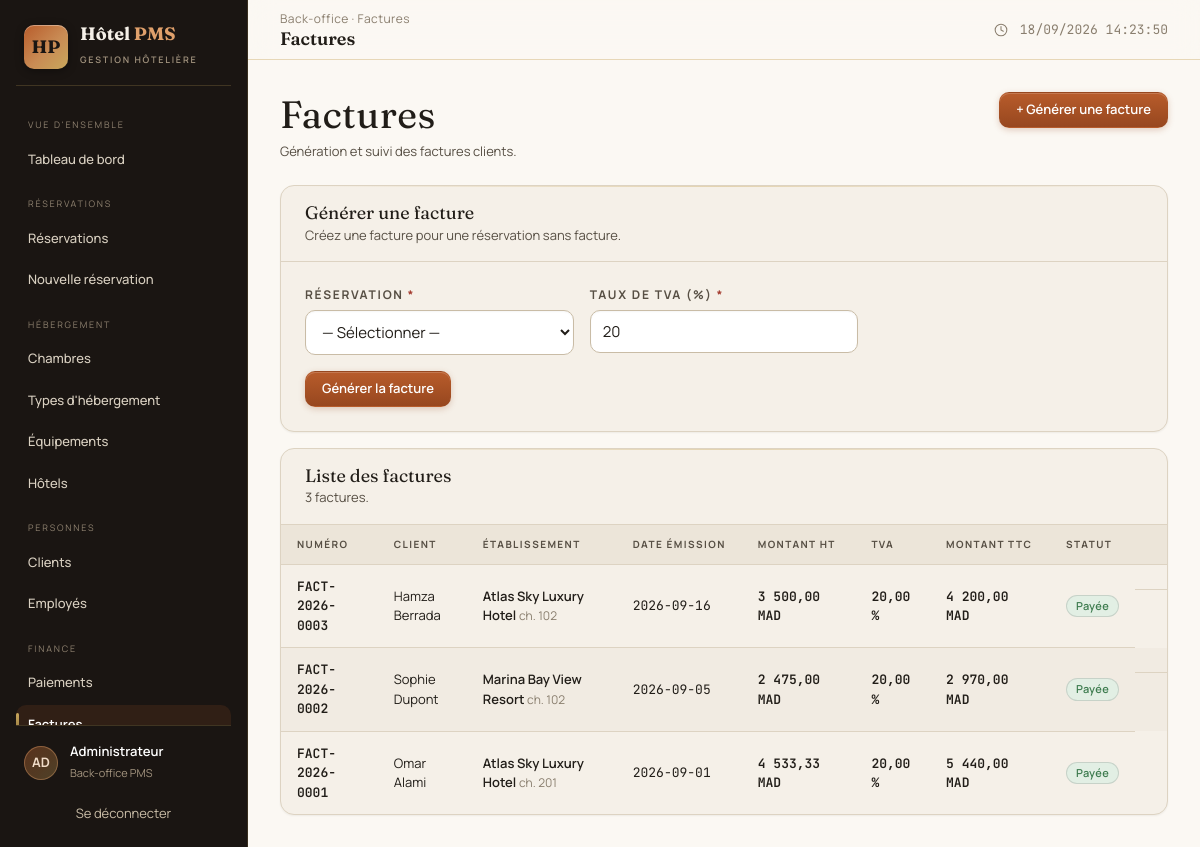
The page /factures.php (signed in) on the database its author committed.
### tables this page shows
CREATE TABLE facture (
    id_facture INT AUTO_INCREMENT PRIMARY KEY,
    id_reservation INT NOT NULL,
    numero_facture VARCHAR(30) NOT NULL,
    date_emission DATE NOT NULL,
    montant_ht DECIMAL(10,2) NOT NULL,
    taux_tva DECIMAL(5,2) NOT NULL DEFAULT 20.00,
    montant_ttc DECIMAL(10,2) NOT NULL,
    statut_facture ENUM('Émise', 'Payée', 'Impayée', 'Annulée') DEFAULT 'Émise',
    CONSTRAINT uq_facture_reservation UNIQUE (id_reservation),
    CONSTRAINT uq_facture_numero UNIQUE (numero_facture),
    CONSTRAINT chk_facture_montant_ht CHECK (montant_ht >= 0),
    CONSTRAINT chk_facture_montant_ttc CHECK (montant_ttc >= 0),
    CONSTRAINT fk_facture_reservation FOREIGN KEY (id_reservation) 
        REFERENCES reservation(id_reservation) 
        ON DELETE RESTRICT 
        ON UPDATE CASCADE
);

CREATE TABLE client (
    id_client INT AUTO_INCREMENT PRIMARY KEY,
    nom VARCHAR(50) NOT NULL,
    prenom VARCHAR(50) NOT NULL,
    email VARCHAR(100) NOT NULL,
    mot_de_passe VARCHAR(255) NOT NULL,
    telephone VARCHAR(20) NULL,
    adresse VARCHAR(200) NULL,
    ville VARCHAR(50) NULL,
    pays VARCHAR(50) NULL,
    cin_passeport VARCHAR(30) NULL,
    date_naissance DATE NULL,
    date_inscription DATETIME DEFAULT CURRENT_TIMESTAMP,
    statut_fidelite ENUM('Standard', 'Silver', 'Gold', 'Platinum') DEFAULT 'Standard',
    CONSTRAINT uq_client_email UNIQUE (email),
    CONSTRAINT uq_client_cin_passeport UNIQUE (cin_passeport)
);

CREATE TABLE hotel (
    id_hotel INT AUTO_INCREMENT PRIMARY KEY,
    nom_hotel VARCHAR(100) NOT NULL,
    adresse VARCHAR(200) NOT NULL,
    ville VARCHAR(50) NOT NULL,
    pays VARCHAR(50) NOT NULL,
    telephone VARCHAR(20) NULL,
    email VARCHAR(100) NULL,
    categorie_etoiles TINYINT NULL,
    date_ouverture DATE NULL,
    created_at DATETIME DEFAULT CURRENT_TIMESTAMP,
    CONSTRAINT chk_hotel_etoiles CHECK (categorie_etoiles IS NULL OR (categorie_etoiles BETWEEN 1 AND 5))
);

CREATE TABLE chambre (
    id_chambre INT AUTO_INCREMENT PRIMARY KEY,
    id_hotel INT NOT NULL,
    id_type INT NOT NULL,
    numero_chambre VARCHAR(10) NOT NULL,
    etage TINYINT NULL,
    prix_nuit DECIMAL(10,2) NOT NULL,
    vue ENUM('Mer', 'Jardin', 'Ville', 'Piscine', 'Aucune') DEFAULT 'Aucune',
    fumeur BOOLEAN DEFAULT FALSE,
    statut_chambre ENUM('Disponible', 'Occupée', 'Maintenance', 'Nettoyage') DEFAULT 'Disponible',
    CONSTRAINT uq_chambre_hotel_numero UNIQUE (id_hotel, numero_chambre),
    CONSTRAINT chk_chambre_prix CHECK (prix_nuit >= 0),
    CONSTRAINT fk_chambre_hotel FOREIGN KEY (id_hotel) 
        REFERENCES hotel(id_hotel) 
        ON DELETE RESTRICT 
        ON UPDATE CASCADE,
    CONSTRAINT fk_chambre_type FOREIGN KEY (id_type) 
        REFERENCES type_hebergement(id_type) 
        ON DELETE RESTRICT 
        ON UPDATE CASCADE
);

### factures.php (the view, shortened to what this page needs)
<?php
require_once __DIR__ . "/includes/header.php";
function statut_badge(string $s): string {
    $map = [
        "Émise"    => "accent",
        "Payée"    => "ok",
        "Impayée"  => "warn",
        "Annulée"  => "bad",
    ];
    return '<span class="badge ' . ($map[$s] ?? "neutral") . '">' . htmlspecialchars($s) . '</span>';
}
$factures = $pdo->query(
    "SELECT f.*, c.prenom, c.nom, h.nom_hotel, ch.numero_chambre
     FROM facture f
     JOIN reservation r ON f.id_reservation = r.id_reservation
     JOIN client c ON r.id_client = c.id_client
     JOIN chambre ch ON r.id_chambre = ch.id_chambre
     JOIN hotel h ON ch.id_hotel = h.id_hotel
     ORDER BY f.date_emission DESC"
)->fetchAll();
?>
<div class="page-head">
    <div>
        <h1>Factures</h1>
        <p>Génération et suivi des factures clients.</p>
    </div>
    <a href="factures.php#form" class="btn primary">+ Générer une facture</a>
</div>
<div class="stack">
    <div class="card" id="form">
        <div class="card-head">
            <div>
                <h3>Générer une facture</h3>
                <p>Créez une facture pour une réservation sans facture.</p>
            </div>
        </div>
        <div class="card-body">
            <form method="POST" class="form-grid">
                <div class="form-group">
                    <label for="id_reservation">Réservation <span class="req">*</span></label>
                    <select id="id_reservation" name="id_reservation" required>
                        <option value="">— Sélectionner —</option>
                    </select>
                </div>
                <div class="form-group">
                    <label for="taux_tva">Taux de TVA (%) <span class="req">*</span></label>
                    <input type="number" id="taux_tva" name="taux_tva" step="0.01" min="0" max="100" value="20" required>
                </div>
                <div class="form-actions" style="grid-column: 1 / -1; margin-top:0">
                    <button type="submit" class="btn primary">Générer la facture</button>
                </div>
            </form>
        </div>
    </div>
    <div class="card">
        <div class="card-head">
            <div>
                <h3>Liste des factures</h3>
                <p><?= count($factures) ?> facture<?= count($factures) > 1 ? "s" : "" ?>.</p>
            </div>
        </div>
        <div class="card-body" style="padding:0">
            <div class="table-wrap">
                <table class="table">
                    <thead>
                        <tr>
                            <th>Numéro</th>
                            <th>Client</th>
                            <th>Établissement</th>
                            <th>Date émission</th>
                            <th>Montant HT</th>
                            <th>TVA</th>
                            <th>Montant TTC</th>
                            <th>Statut</th>
                            <th></th>
                        </tr>
                    </thead>
                    <tbody>
                        <?php foreach ($factures as $f): ?>
                            <tr>
                                <td class="mono cell-main"><?= htmlspecialchars($f["numero_facture"]) ?></td>
                                <td><?= htmlspecialchars($f["prenom"] . " " . $f["nom"]) ?></td>
                                <td>
                                    <span class="cell-main"><?= htmlspecialchars($f["nom_hotel"]) ?></span>
                                    <span class="cell-sub">ch. <?= htmlspecialchars($f["numero_chambre"]) ?></span>
                                </td>
                                <td class="mono"><?= htmlspecialchars($f["date_emission"]) ?></td>
                                <td class="num"><?= number_format((float) $f["montant_ht"], 2, ",", " ") ?> MAD</td>
                                <td class="num"><?= number_format((float) $f["taux_tva"], 2, ",", " ") ?> %</td>
                                <td class="num" style="font-weight:600"><?= number_format((float) $f["montant_ttc"], 2, ",", " ") ?> MAD</td>
                                <td><?= statut_badge($f["statut_facture"]) ?></td>
                                <td class="table-actions">
                                </td>
                            </tr>
                        <?php endforeach; ?>
                    </tbody>
                </table>
            </div>
        </div>
    </div>
</div>
<?php require __DIR__ . "/includes/footer.php"; ?>

### rows shown on the page
facture: numero_facture "FACT-2026-0003", client.prenom+nom "Hamza Berrada", hotel.nom_hotel "Atlas Sky Luxury Hotel", chambre.numero_chambre "102", date_emission "2026-09-16", montant_ht "3 500,00", taux_tva "20,00", montant_ttc "4 200,00", statut_facture "Payée"
facture: numero_facture "FACT-2026-0002", client.prenom+nom "Sophie Dupont", hotel.nom_hotel "Marina Bay View Resort", chambre.numero_chambre "102", date_emission "2026-09-05", montant_ht "2 475,00", taux_tva "20,00", montant_ttc "2 970,00", statut_facture "Payée"
facture: numero_facture "FACT-2026-0001", client.prenom+nom "Omar Alami", hotel.nom_hotel "Atlas Sky Luxury Hotel", chambre.numero_chambre "201", date_emission "2026-09-01", montant_ht "4 533,33", taux_tva "20,00", montant_ttc "5 440,00", statut_facture "Payée"

### other values the page prints
$label "VUE D'ENSEMBLE"
$title "Tableau de bord"
$label "RÉSERVATIONS"
$title "Réservations"
$title "Nouvelle réservation"
$label "HÉBERGEMENT"
$title "Chambres"
$title "Types d'hébergement"
$title "Équipements"
$title "Hôtels"
$label "PERSONNES"
$title "Clients"
$title "Employés"
$label "FINANCE"
$title "Paiements"
